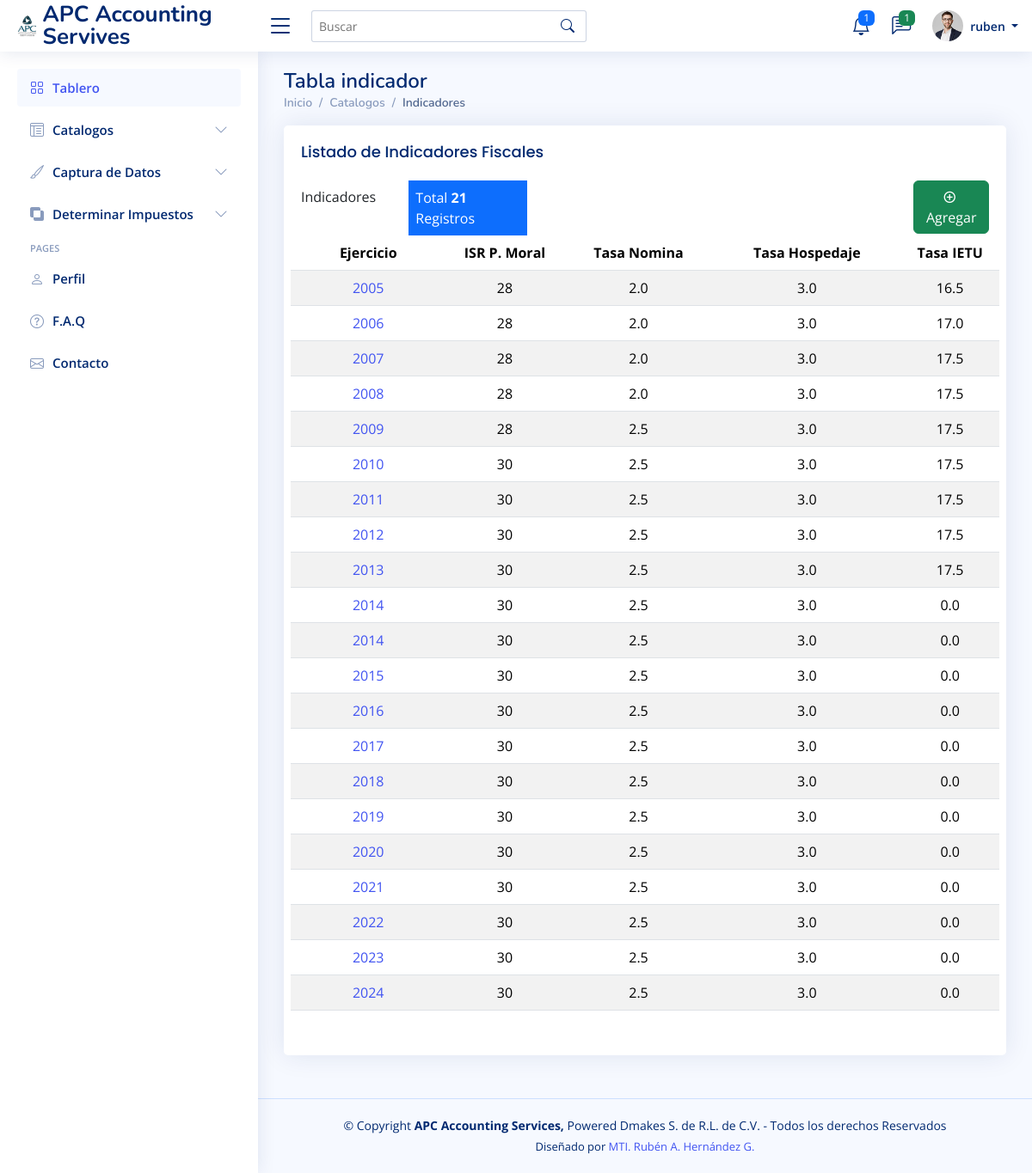
The page /tables-indicador.php (signed in) on the database its author committed.
### tables this page shows
CREATE TABLE `indicadores` (
  `id` int(11) NOT NULL,
  `anio` varchar(4) NOT NULL,
  `isrpm` varchar(10) NOT NULL,
  `tasnom` varchar(10) NOT NULL,
  `tashos` varchar(10) NOT NULL,
  `ietu` varchar(10) NOT NULL
);

### php/indicador.php (called while the page is built, shortened)
<?php
   class indicador extends Sql {
    public static function obtenertodos(){
    	$sqlhelper = new Sql();
    	$sqlhelper->conectar();
    	$sql = "SELECT * FROM indicadores ORDER BY anio";
    	$resultado = $sqlhelper->getmysqli()->query($sql);
        $indicadors = array();
        while ($indicador = $resultado->fetch_assoc()){
        	array_push($indicadors, $indicador);
        }
        return $indicadors;
      }
 }
  ?>

### php/sql.php (called while the page is built)
<?php
   class Sql{
   	private $servidor='localhost';
   	private $usuario= 'adti';
   	private $pwd = 'Apcas123*';
   	private $bd = 'webdtax';
   	protected $mysqli = null;
   	public function conectar(){
   		$this->mysqli = new mysqli($this->servidor,$this->usuario,$this->pwd,$this->bd);
   	}
   	public function getmysqli(){
   		return $this->mysqli;
   	}
   }
 ?>

### tables-indicador.php (the view, shortened to what this page needs)
<?php
  include('php/sql.php');
  include('php/indicador.php');
    $indicadors = indicador::obtenertodos();
    $total_indicadors = 0;
    foreach ($indicadors as $indicador) {
        $total_indicadors += 1;
    }
?>
<!DOCTYPE html>
<html lang="es">
<head>
  <?php include "includes/scripts.php"; ?>
</head>
<body>
  <?php include "includes/header.php"; ?>
  <?php include "includes/sidebar.php"; ?>
  <main id="main" class="main">
    <div class="pagetitle">
      <h1>Tabla indicador</h1>
      <nav>
        <ol class="breadcrumb">
          <li class="breadcrumb-item"><a href="index.php">Inicio</a></li>
          <li class="breadcrumb-item">Catalogos</li>
          <li class="breadcrumb-item active">Indicadores</li>
        </ol>
      </nav>
    </div>
    <section class="section">
      <div class="row">
        <div class="col-lg-12">
          <div class="card">
            <div class="card-body">
              <h5 class="card-title">Listado de Indicadores Fiscales</h5>
              <div class="row mb-3">
                  <label class="col-sm-2 col-form-label">Indicadores</label>
                  <label class="text-bg-primary p-2 col-sm-2 col-form-label">Total <strong><?= $total_indicadors; ?> </strong> Registros </label>
                  <div class="col-sm-8 text-end">
                    <a href="alta-indicadores.php">
                      <button type="button" class="btn btn-success col-sm-2" name="agregar"><i class="ri ri-add-circle-line me-1"></i> Agregar</button>
                    </a>
              </div>
              <table class="table datatable table-striped table-hover">
                <thead>
                  <tr>
                    <th class="text-center">Ejercicio</th>
                    <th class="text-center">ISR P. Moral</th>
                    <th class="text-center">Tasa Nomina</th>
                    <th class="text-center">Tasa Hospedaje</th>
                    <th class="text-center">Tasa IETU</th>
                  </tr>
                </thead>
                <tbody>
                <?php
                    foreach ($indicadors as $indicador) {
                      echo '<tr class="text-center">';
                      echo '<td width="20">
                        <a href="pages-indicadores.php?id='.$indicador['id'].'">'.$indicador['anio'].' </a>
                            </td>';
                      echo '<td width="20">'.$indicador['isrpm'].'</td>';
                      echo '<td width="20">'.$indicador['tasnom'].'</td>';
                      echo '<td width="20">'.$indicador['tashos'].'</td>';
                      echo '<td width="20">'.$indicador['ietu'].'</td>';
                      echo '</tr>';
                    }
                  ?>
                </tbody>
              </table>
            </div>
          </div>
        </div>
      </div>
    </section>
  </main>
  <?php include "includes/footer.php"; ?>
</body>
</html>

### includes/scripts.php (shortened to what this page needs)
<link href="assets/vendor/bootstrap/css/bootstrap.min.css" rel="stylesheet">
<link href="assets/vendor/bootstrap-icons/bootstrap-icons.css" rel="stylesheet">
<link href="assets/vendor/boxicons/css/boxicons.min.css" rel="stylesheet">
<link href="assets/vendor/quill/quill.snow.css" rel="stylesheet">
<link href="assets/vendor/quill/quill.bubble.css" rel="stylesheet">
<link href="assets/vendor/remixicon/remixicon.css" rel="stylesheet">
<link href="assets/vendor/simple-datatables/style.css" rel="stylesheet">
<link href="assets/css/style.css" rel="stylesheet">

### includes/header.php (shortened to what this page needs)
<header id="header" class="header fixed-top d-flex align-items-center">
<div class="d-flex align-items-center justify-content-between">
  <a href="index.php" class="logo d-flex align-items-center">
    <img src="assets/img/logo.png" alt="">
    <span class="d-none d-lg-block">APC Accounting Servives</span>
  </a>
  <i class="bi bi-list toggle-sidebar-btn"></i>
</div>
<div class="search-bar">
  <form class="search-form d-flex align-items-center" method="POST" action="#">
    <input type="text" name="query" placeholder="Buscar" title="Enter search keyword">
    <button type="submit" title="Search"><i class="bi bi-search"></i></button>
  </form>
</div>
<nav class="header-nav ms-auto">
  <ul class="d-flex align-items-center">
    <li class="nav-item dropdown">
      <a class="nav-link nav-icon" href="#" data-bs-toggle="dropdown">
        <i class="bi bi-bell"></i>
        <span class="badge bg-primary badge-number">1</span>
      </a>
    </li>
    <li class="nav-item dropdown">
      <a class="nav-link nav-icon" href="#" data-bs-toggle="dropdown">
        <i class="bi bi-chat-left-text"></i>
        <span class="badge bg-success badge-number">1</span>
      </a>
    </li>
    <li class="nav-item dropdown pe-3">
      <a class="nav-link nav-profile d-flex align-items-center pe-0" href="#" data-bs-toggle="dropdown">
        <?php echo '<img src="'.$_SESSION['imagen'].'" alt="Profile" class="rounded-circle">'; ?>
        <span class="d-none d-md-block dropdown-toggle ps-2"> <?php echo  $_SESSION['usuario'];?> </span>
      </a>
    </li>
  </ul>
</nav>
</header>

### includes/sidebar.php (shortened to what this page needs)
<aside id="sidebar" class="sidebar">
  <ul class="sidebar-nav" id="sidebar-nav">
    <li class="nav-item">
      <a class="nav-link " href="index.php">
        <i class="bi bi-grid"></i>
        <span>Tablero</span>
      </a>
    </li>
    <li class="nav-item">
      <a class="nav-link collapsed" data-bs-target="#tables-nav" data-bs-toggle="collapse" href="#">
        <i class="bi bi-layout-text-window-reverse"></i><span>Catalogos</span><i class="bi bi-chevron-down ms-auto"></i>
      </a>
    </li>
    <li class="nav-item">
      <a class="nav-link collapsed" data-bs-target="#tables-nav2" data-bs-toggle="collapse" href="#">
        <i class="bi bi-brush"></i><span>Captura de Datos</span><i class="bi bi-chevron-down ms-auto"></i>
      </a>
    </li>
    <li class="nav-item">
      <a class="nav-link collapsed" data-bs-target="#tables-nav3" data-bs-toggle="collapse" href="#">
        <i class="bi bi-exclude"></i><span>Determinar Impuestos</span><i class="bi bi-chevron-down ms-auto"></i>
      </a>
    </li>
    <li class="nav-heading">Pages</li>
    <li class="nav-item">
      <a class="nav-link collapsed" href="users-profile.php">
        <i class="bi bi-person"></i>
        <span>Perfil</span>
      </a>
    </li>
    <li class="nav-item">
      <a class="nav-link collapsed" href="pages-faq.php">
        <i class="bi bi-question-circle"></i>
        <span>F.A.Q</span>
      </a>
    </li>
    <li class="nav-item">
      <a class="nav-link collapsed" href="pages-contact.php">
        <i class="bi bi-envelope"></i>
        <span>Contacto</span>
      </a>
    </li>
  </ul>
</aside>

### includes/footer.php (shortened to what this page needs)
<footer id="footer" class="footer">
    <div class="copyright">
    &copy; Copyright <strong><span>APC Accounting Services, </span></strong>Powered Dmakes S. de R.L. de C.V. - Todos los derechos Reservados
    </div>
    <div class="credits">
        Diseñado por <a href="https://dmakes.mx/">MTI. Rubén A. Hernández G.</a>
    </div>
  </footer>

### assets/css/style.css (style rules this page uses)
:root { scroll-behavior: smooth; }
body { font-family: "Open Sans", sans-serif; background: #f6f9ff; color: #444444; }
a { color: #4154f1; text-decoration: none; }
h1, h2, h3, h4, h5, h6 { font-family: "Nunito", sans-serif; }
#main { margin-top: 60px; padding: 20px 30px; transition: all 0.3s; }
.pagetitle { margin-bottom: 10px; }
.pagetitle h1 { font-size: 24px; margin-bottom: 0; font-weight: 600; color: #012970; }
.card { margin-bottom: 30px; border: none; border-radius: 5px; box-shadow: 0px 0 30px rgba(1, 41, 112, 0.1); }
.card-title { padding: 20px 0 15px 0; font-size: 18px; font-weight: 500; color: #012970; font-family: "Poppins", sans-serif; }
.card-body { padding: 0 20px 20px 20px; }
.breadcrumb { font-size: 14px; font-family: "Nunito", sans-serif; color: #899bbd; font-weight: 600; }
.breadcrumb a { color: #899bbd; transition: 0.3s; }
.breadcrumb .breadcrumb-item::before { color: #899bbd; }
.breadcrumb .active { color: #51678f; font-weight: 600; }
.logo { line-height: 1; }
@media (min-width: 1200px) { .logo { width: 280px; } }
.logo img { max-height: 26px; margin-right: 6px; }
.logo span { font-size: 26px; font-weight: 700; color: #012970; font-family: "Nunito", sans-serif; }
.header { transition: all 0.5s; z-index: 997; height: 60px; box-shadow: 0px 2px 20px rgba(1, 41, 112, 0.1); background-color: #fff; padding-left: 20px; }
.header .toggle-sidebar-btn { font-size: 32px; padding-left: 10px; cursor: pointer; color: #012970; }
.header .search-bar { min-width: 360px; padding: 0 20px; }
.header .search-form { width: 100%; }
.header .search-form input { border: 0; font-size: 14px; color: #012970; border: 1px solid rgba(1, 41, 112, 0.2); padding: 7px 38px 7px 8px; border-radius: 3px; transition: 0.3s; width: 100%; }
.header .search-form button { border: 0; padding: 0; margin-left: -30px; background: none; }
.header .search-form button i { color: #012970; }
.header-nav ul { list-style: none; }
.header-nav>ul { margin: 0; padding: 0; }
.header-nav .nav-icon { font-size: 22px; color: #012970; margin-right: 25px; position: relative; }
.header-nav .nav-profile { color: #012970; }
.header-nav .nav-profile img { max-height: 36px; }
.header-nav .nav-profile span { font-size: 14px; font-weight: 600; }
.header-nav .badge-number { position: absolute; inset: -2px -5px auto auto; font-weight: normal; font-size: 12px; padding: 3px 6px; }
.sidebar { position: fixed; top: 60px; left: 0; bottom: 0; width: 300px; z-index: 996; transition: all 0.3s; padding: 20px; overflow-y: auto; scrollbar-width: thin; scrollbar-color: #aab7cf transparent; box-shadow: 0px 0px 20px rgba(1, 41, 112, 0.1); background-color: #fff; }
@media (min-width: 1200px) { #main, #footer { margin-left: 300px; } }
.sidebar-nav { padding: 0; margin: 0; list-style: none; }
.sidebar-nav li { padding: 0; margin: 0; list-style: none; }
.sidebar-nav .nav-item { margin-bottom: 5px; }
.sidebar-nav .nav-heading { font-size: 11px; text-transform: uppercase; color: #899bbd; font-weight: 600; margin: 10px 0 5px 15px; }
.sidebar-nav .nav-link { display: flex; align-items: center; font-size: 15px; font-weight: 600; color: #4154f1; transition: 0.3; background: #f6f9ff; padding: 10px 15px; border-radius: 4px; }
.sidebar-nav .nav-link i { font-size: 16px; margin-right: 10px; color: #4154f1; }
.sidebar-nav .nav-link.collapsed { color: #012970; background: #fff; }
.sidebar-nav .nav-link.collapsed i { color: #899bbd; }
.sidebar-nav .nav-link .bi-chevron-down { margin-right: 0; transition: transform 0.2s ease-in-out; }
.footer { padding: 20px 0; font-size: 14px; transition: all 0.3s; border-top: 1px solid #cddfff; }
.footer .copyright { text-align: center; color: #012970; }
.footer .credits { padding-top: 5px; text-align: center; font-size: 13px; color: #012970; }

### rows shown on the page
indicadores: anio "2005", isrpm "28", tasnom "2.0", tashos "3.0", ietu "16.5"
indicadores: anio "2006", isrpm "28", tasnom "2.0", tashos "3.0", ietu "17.0"
indicadores: anio "2007", isrpm "28", tasnom "2.0", tashos "3.0", ietu "17.5"
indicadores: anio "2008", isrpm "28", tasnom "2.0", tashos "3.0", ietu "17.5"
indicadores: anio "2009", isrpm "28", tasnom "2.5", tashos "3.0", ietu "17.5"
indicadores: anio "2010", isrpm "30", tasnom "2.5", tashos "3.0", ietu "17.5"
indicadores: anio "2011", isrpm "30", tasnom "2.5", tashos "3.0", ietu "17.5"
indicadores: anio "2012", isrpm "30", tasnom "2.5", tashos "3.0", ietu "17.5"
indicadores: anio "2013", isrpm "30", tasnom "2.5", tashos "3.0", ietu "17.5"
indicadores: anio "2014", isrpm "30", tasnom "2.5", tashos "3.0", ietu "0.0"
indicadores: anio "2014", isrpm "30", tasnom "2.5", tashos "3.0", ietu "0.0"
indicadores: anio "2015", isrpm "30", tasnom "2.5", tashos "3.0", ietu "0.0"
indicadores: anio "2016", isrpm "30", tasnom "2.5", tashos "3.0", ietu "0.0"
indicadores: anio "2017", isrpm "30", tasnom "2.5", tashos "3.0", ietu "0.0"
indicadores: anio "2018", isrpm "30", tasnom "2.5", tashos "3.0", ietu "0.0"
indicadores: anio "2019", isrpm "30", tasnom "2.5", tashos "3.0", ietu "0.0"
indicadores: anio "2020", isrpm "30", tasnom "2.5", tashos "3.0", ietu "0.0"
indicadores: anio "2021", isrpm "30", tasnom "2.5", tashos "3.0", ietu "0.0"
indicadores: anio "2022", isrpm "30", tasnom "2.5", tashos "3.0", ietu "0.0"
indicadores: anio "2023", isrpm "30", tasnom "2.5", tashos "3.0", ietu "0.0"
indicadores: anio "2024", isrpm "30", tasnom "2.5", tashos "3.0", ietu "0.0"

### other values the page prints
$_SESSION['usuario'] "ruben"
$total_indicadors "21"
